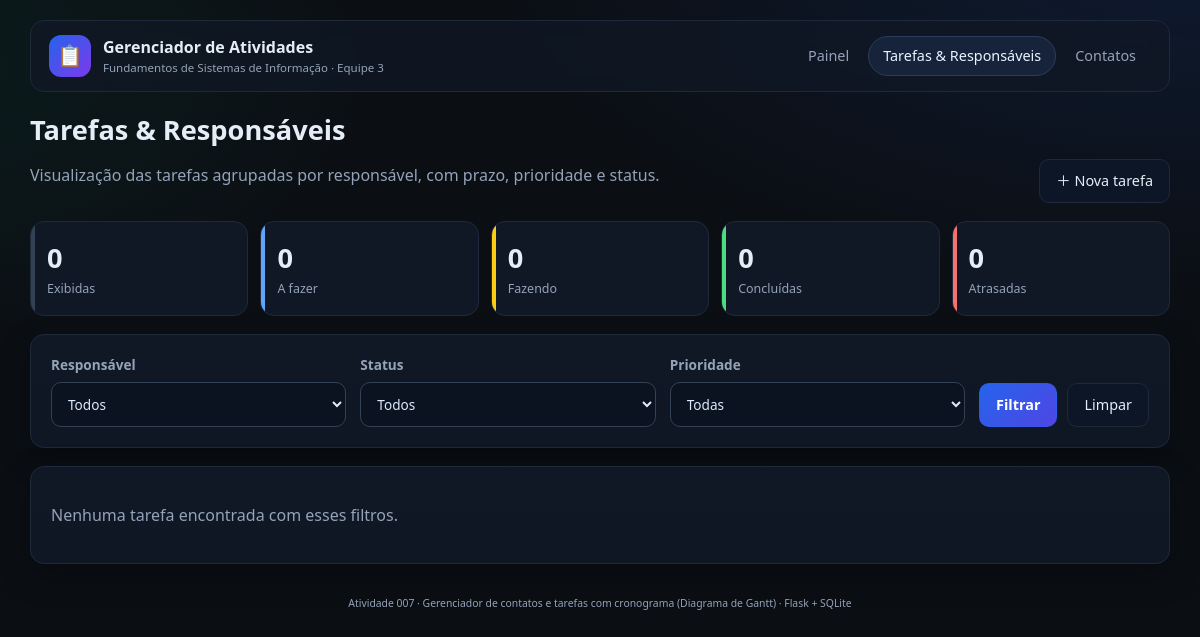
Page /tarefas on the earlier database version.
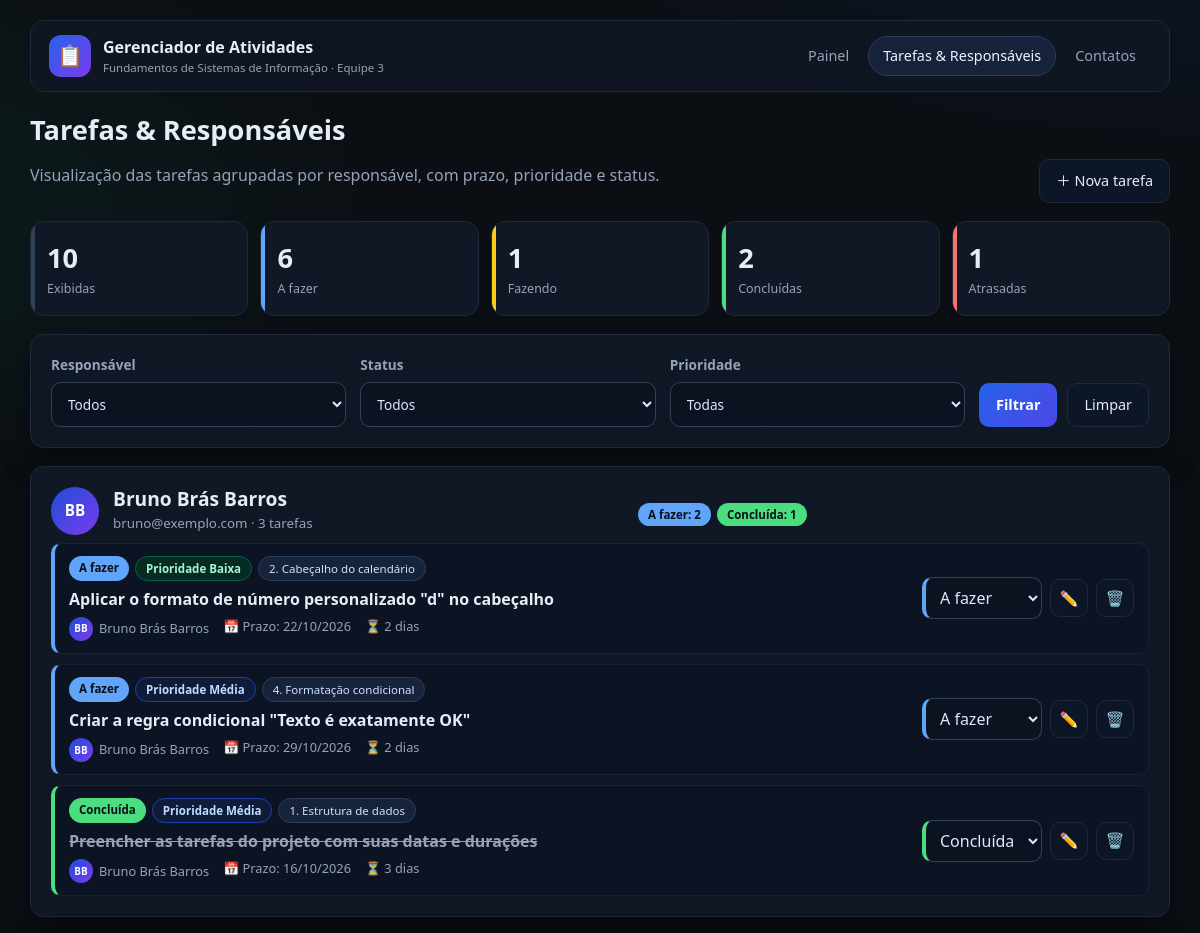
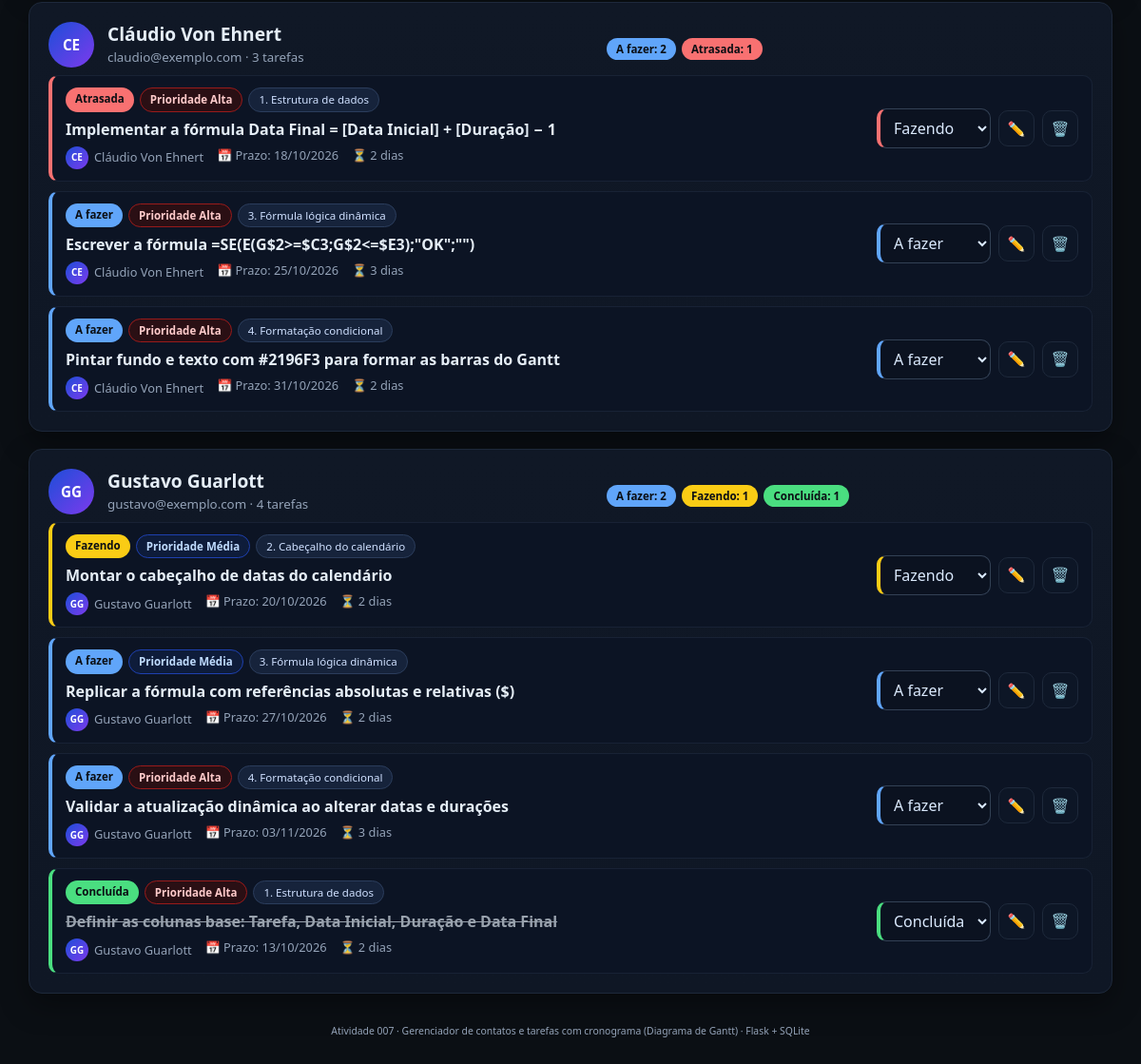
Same page on the later database version (2 pictures, top to bottom).
### app.py (models this page shows, shortened)
class Contact(db.Model):
    id = db.Column(db.Integer, primary_key=True)
    name = db.Column(db.String(120), nullable=False)
    email = db.Column(db.String(160), nullable=True)

class Task(db.Model):
    id = db.Column(db.Integer, primary_key=True)
    title = db.Column(db.String(200), nullable=False)          # descrição
    etapa = db.Column(db.String(80), nullable=True)            # fase do projeto
    data_inicio = db.Column(db.Date, nullable=True)
    duracao = db.Column(db.Integer, nullable=True)             # em dias
    prazo = db.Column(db.Date, nullable=True)                  # data final
    prioridade = db.Column(db.String(10), default="media", nullable=False)
    status = db.Column(db.String(10), default="a_fazer", nullable=False)
    created_at = db.Column(
        db.DateTime,
        default=lambda: datetime.now(timezone.utc),
        nullable=False,
    )
    contact_id = db.Column(db.Integer, db.ForeignKey("contact.id"), nullable=True)
    contact = db.relationship("Contact", backref="tasks")
    @property
    def data_fim(self):
        if self.prazo:
            return self.prazo
        if self.data_inicio and self.duracao:
            return self.data_inicio + timedelta(days=self.duracao - 1)
        return self.data_inicio
    @property
    def duracao_dias(self):
        if self.data_inicio and self.data_fim:
            return (self.data_fim - self.data_inicio).days + 1
        return self.duracao or 1
    @property
    def status_atual(self):
        if self.status != "concluida" and self.prazo and self.prazo < date.today():
            return "atrasada"
        return self.status
    @property
    def status_rotulo(self):
        return STATUS_ROTULOS[self.status_atual]
    @property
    def prioridade_rotulo(self):
        return PRIORIDADE_ROTULOS.get(self.prioridade, self.prioridade)

### app.py (the view)
@app.get("/tarefas")
def tarefas():
    contatos = Contact.query.order_by(Contact.name.asc()).all()
    filtro_responsavel = request.args.get("responsavel", "").strip()
    filtro_status = request.args.get("status", "").strip()
    filtro_prioridade = request.args.get("prioridade", "").strip()
    def passa(tarefa):
        if filtro_responsavel == "sem":
            if tarefa.contact_id is not None:
                return False
        elif filtro_responsavel:
            if str(tarefa.contact_id) != filtro_responsavel:
                return False
        if filtro_status and tarefa.status_atual != filtro_status:
            return False
        if filtro_prioridade and tarefa.prioridade != filtro_prioridade:
            return False
        return True
    filtradas = [t for t in ordenar_tarefas(Task.query.all()) if passa(t)]
    grupos = []
    for contato in contatos:
        itens = [t for t in filtradas if t.contact_id == contato.id]
        if itens:
            grupos.append({"contact": contato, "tarefas": itens})
    sem = [t for t in filtradas if t.contact_id is None]
    if sem:
        grupos.append({"contact": None, "tarefas": sem})
    return render_template(
        "tarefas.html",
        nav="tarefas",
        grupos=grupos,
        contatos=contatos,
        total=len(filtradas),
        stats=estatisticas(filtradas),
        status_opcoes=STATUS,
        filtro_responsavel=filtro_responsavel,
        filtro_status=filtro_status,
        filtro_prioridade=filtro_prioridade,
    )

### app.py (called while the page is built)
def iniciais(nome):
    partes = [p for p in (nome or "").split() if p]
    if not partes:
        return "?"
    if len(partes) == 1:
        return partes[0][:2].upper()
    return (partes[0][0] + partes[-1][0]).upper()

def data_br(valor, formato="%d/%m/%Y"):
    return valor.strftime(formato) if valor else "—"

def ordenar_tarefas(tarefas):
    return sorted(
        tarefas,
        key=lambda t: (
            t.status == "concluida",
            t.prazo is None,
            t.prazo or date.max,
            (t.title or "").lower(),
        ),
    )

def estatisticas(tarefas):
    stats = {"total": len(tarefas), **{chave: 0 for chave in STATUS_ORDEM}}
    for tarefa in tarefas:
        stats[tarefa.status_atual] += 1
    return stats

### templates/tarefas.html (shortened to what this page needs)
{% extends "base.html" %}
{% block content %}
<section class="page-head">
  <div>
    <h1>Tarefas &amp; Responsáveis</h1>
    <p class="muted">
      Visualização das tarefas agrupadas por responsável, com prazo, prioridade e status.
    </p>
  </div>
  <div class="page-head-actions">
    <a class="btn" href="{{ url_for('home') }}#nova-tarefa">＋ Nova tarefa</a>
  </div>
</section>
<section class="stats stats-compact">
  <article class="stat"><span class="stat-num">{{ stats.total }}</span><span class="stat-label">Exibidas</span></article>
  <article class="stat stat-a_fazer"><span class="stat-num">{{ stats.a_fazer }}</span><span class="stat-label">A fazer</span></article>
  <article class="stat stat-fazendo"><span class="stat-num">{{ stats.fazendo }}</span><span class="stat-label">Fazendo</span></article>
  <article class="stat stat-concluida"><span class="stat-num">{{ stats.concluida }}</span><span class="stat-label">Concluídas</span></article>
  <article class="stat stat-atrasada"><span class="stat-num">{{ stats.atrasada }}</span><span class="stat-label">Atrasadas</span></article>
</section>
<form class="card filters" method="get" action="{{ url_for('tarefas') }}">
  <label>
    <span>Responsável</span>
    <select name="responsavel">
      <option value="">Todos</option>
    </select>
  </label>
  <label>
    <span>Status</span>
    <select name="status">
      <option value="">Todos</option>
    </select>
  </label>
  <label>
    <span>Prioridade</span>
    <select name="prioridade">
      <option value="">Todas</option>
    </select>
  </label>
  <div class="form-actions">
    <button class="btn btn-primary" type="submit">Filtrar</button>
    <a class="btn" href="{{ url_for('tarefas') }}">Limpar</a>
  </div>
</form>
{% if grupos %}
  {% for grupo in grupos %}
    <section class="card group-card">
      <div class="group-head">
        {% if grupo.contact %}
          <span class="avatar avatar-lg">{{ grupo.contact.name | initials }}</span>
          <div>
            <h2>{{ grupo.contact.name }}</h2>
            <small class="muted">
              {{ grupo.contact.email or 'sem e-mail' }} ·
              {{ grupo.tarefas | length }} tarefa{{ 's' if grupo.tarefas | length != 1 else '' }}
            </small>
          </div>
        {% else %}
          <span class="avatar avatar-lg avatar-muted">?</span>
          <div>
            <h2>Sem responsável</h2>
            <small class="muted">{{ grupo.tarefas | length }} tarefa{{ 's' if grupo.tarefas | length != 1 else '' }}</small>
          </div>
        {% endif %}
        <div class="group-badges">
          {% for chave in ['a_fazer', 'fazendo', 'concluida', 'atrasada'] %}
            {% set qtd = grupo.tarefas | selectattr('status_atual', 'equalto', chave) | list | length %}
            {% if qtd %}
              <span class="badge status-{{ chave }}">{{ {'a_fazer': 'A fazer', 'fazendo': 'Fazendo', 'concluida': 'Concluída', 'atrasada': 'Atrasada'}[chave] }}: {{ qtd }}</span>
            {% endif %}
          {% endfor %}
        </div>
      </div>
      <ul class="task-list">
        {% for task in grupo.tarefas %}{% include "_task_item.html" %}{% endfor %}
      </ul>
    </section>
  {% endfor %}
{% else %}
  <section class="card">
    <p class="empty">Nenhuma tarefa encontrada com esses filtros.</p>
  </section>
{% endif %}
{% endblock %}

### templates/_task_item.html (shortened to what this page needs)
<li class="task-item status-{{ task.status_atual }}">
  <div class="task-main">
    <div class="task-line">
      <span class="badge status-{{ task.status_atual }}">{{ task.status_rotulo }}</span>
      <span class="prio prio-{{ task.prioridade }}">Prioridade {{ task.prioridade_rotulo }}</span>
      {% if task.etapa %}<span class="chip">{{ task.etapa }}</span>{% endif %}
    </div>
    <p class="task-title">{{ task.title }}</p>
    <div class="task-meta">
      <span class="meta-resp">
        {% if task.contact %}
          <span class="avatar avatar-sm">{{ task.contact.name | initials }}</span>
          {{ task.contact.name }}
        {% else %}
          <span class="avatar avatar-sm avatar-muted">?</span> Sem responsável
        {% endif %}
      </span>
      <span>📅 Prazo: {{ task.prazo | data_br }}</span>
      <span>⏳ {{ task.duracao_dias }} dia{{ 's' if task.duracao_dias != 1 else '' }}</span>
    </div>
  </div>
  <div class="task-actions">
    <form action="{{ url_for('set_status', task_id=task.id) }}" method="post">
      <select name="status" class="status-select status-border-{{ task.status_atual }}"
              onchange="this.form.submit()" title="Alterar status">
        {% for valor, rotulo in status_opcoes.items() %}
          <option value="{{ valor }}" {% if task.status == valor %}selected{% endif %}>{{ rotulo }}</option>
        {% endfor %}
      </select>
    </form>
    <a class="icon-btn" href="{{ url_for('editar', task_id=task.id) }}" title="Editar tarefa">✏️</a>
    <form action="{{ url_for('delete', task_id=task.id) }}" method="post"
          onsubmit="return confirm('Apagar esta tarefa?');">
      <button class="icon-btn danger" type="submit" title="Apagar tarefa">🗑️</button>
    </form>
  </div>
</li>

Differences in the rows shown:
now on this page (row unchanged): Contact: contact.name|initials "BB", contact.name "Bruno Brás Barros", contact "bruno@exemplo.com"
added Task: status_rotulo "A fazer", prioridade_rotulo "Baixa", etapa "2. Cabeçalho do calendário", title "Aplicar o formato de número personalizado \"d\" no cabeçalho", contact.name|initials "BB", contact.name "Bruno Brás Barros", prazo|data_br "22/10/2026", duracao_dias "2", data_inicio+prazo "s", status "A fazer"
added Task: status_rotulo "A fazer", prioridade_rotulo "Média", etapa "4. Formatação condicional", title "Criar a regra condicional \"Texto é exatamente OK\"", contact.name|initials "BB", contact.name "Bruno Brás Barros", prazo|data_br "29/10/2026", duracao_dias "2", data_inicio+prazo "s", status "A fazer"
added Task: status_rotulo "Concluída", prioridade_rotulo "Média", etapa "1. Estrutura de dados", title "Preencher as tarefas do projeto com suas datas e durações", contact.name|initials "BB", contact.name "Bruno Brás Barros", prazo|data_br "16/10/2026", duracao_dias "3", data_inicio+prazo "s", status "Concluída"
now on this page (row unchanged): Contact: contact.name|initials "CE", contact.name "Cláudio Von Ehnert", contact "claudio@exemplo.com"
added Task: status_rotulo "Atrasada", prioridade_rotulo "Alta", etapa "1. Estrutura de dados", title "Implementar a fórmula Data Final = [Data Inicial] + [Duração] − 1", contact.name|initials "CE", contact.name "Cláudio Von Ehnert", prazo|data_br "18/10/2026", duracao_dias "2", data_inicio+prazo "s", status "Fazendo"
added Task: status_rotulo "A fazer", prioridade_rotulo "Alta", etapa "3. Fórmula lógica dinâmica", title "Escrever a fórmula =SE(E(G$2>=$C3;G$2<=$E3);\"OK\";\"\")", contact.name|initials "CE", contact.name "Cláudio Von Ehnert", prazo|data_br "25/10/2026", duracao_dias "3", data_inicio+prazo "s", status "A fazer"
added Task: status_rotulo "A fazer", prioridade_rotulo "Alta", etapa "4. Formatação condicional", title "Pintar fundo e texto com #2196F3 para formar as barras do Gantt", contact.name|initials "CE", contact.name "Cláudio Von Ehnert", prazo|data_br "31/10/2026", duracao_dias "2", data_inicio+prazo "s", status "A fazer"
now on this page (row unchanged): Contact: contact.name|initials "GG", contact.name "Gustavo Guarlott", contact "gustavo@exemplo.com"
added Task: status "Fazendo", contact "1", status_rotulo "Fazendo", prioridade_rotulo "Média", etapa "2. Cabeçalho do calendário", title "Montar o cabeçalho de datas do calendário", contact.name|initials "GG", contact.name "Gustavo Guarlott", prazo|data_br "20/10/2026", duracao_dias "2", data_inicio+prazo "s"
added Task: status_rotulo "A fazer", prioridade_rotulo "Média", etapa "3. Fórmula lógica dinâmica", title "Replicar a fórmula com referências absolutas e relativas ($)", contact.name|initials "GG", contact.name "Gustavo Guarlott", prazo|data_br "27/10/2026", duracao_dias "2", data_inicio+prazo "s", status "A fazer"
added Task: status_rotulo "A fazer", prioridade_rotulo "Alta", etapa "4. Formatação condicional", title "Validar a atualização dinâmica ao alterar datas e durações", contact.name|initials "GG", contact.name "Gustavo Guarlott", prazo|data_br "03/11/2026", duracao_dias "3", data_inicio+prazo "s", status "A fazer"
added Task: status_rotulo "Concluída", prioridade_rotulo "Alta", etapa "1. Estrutura de dados", title "Definir as colunas base: Tarefa, Data Inicial, Duração e Data Final", contact.name|initials "GG", contact.name "Gustavo Guarlott", prazo|data_br "13/10/2026", duracao_dias "2", data_inicio+prazo "s", status "Concluída"
Other differences:
{{ stats.total }}: "0" → "10"
{{ stats.a_fazer }}: "0" → "6"
{{ stats.fazendo }}: "0" → "1"
{{ stats.concluida }}: "0" → "2"
{{ stats.atrasada }}: "0" → "1"
new list line: "· 3 tarefa s A fazer : 2 Concluída : 1"
new list line: "· 3 tarefa s A fazer : 2 Atrasada : 1"
new list line: "· 4 tarefa s A fazer : 2 Concluída : 1"
text no longer shown: "Nenhuma tarefa encontrada com esses filtros."
